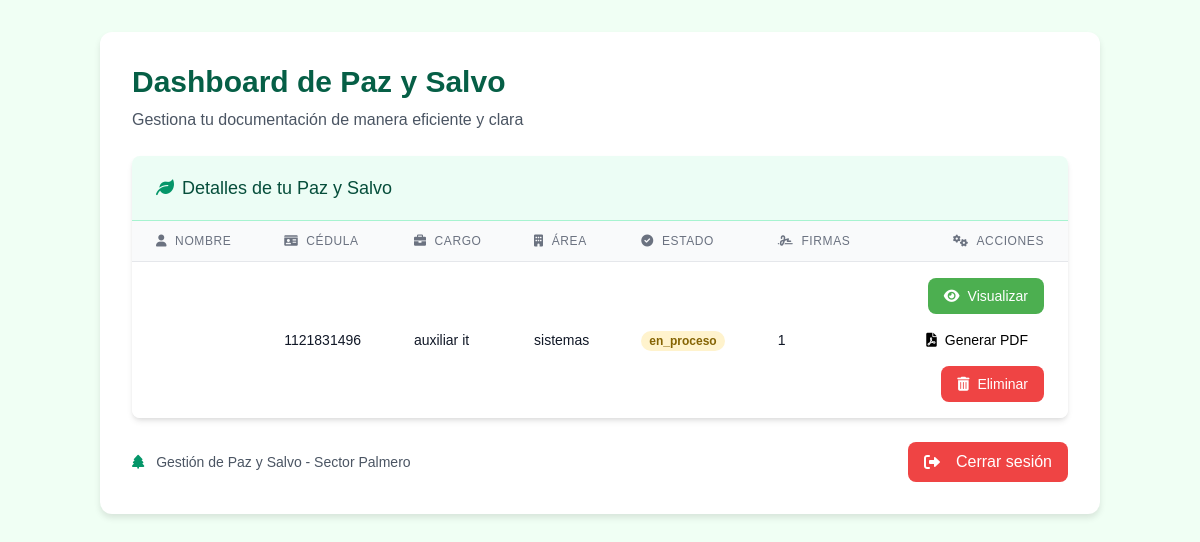
The page /poligrow_paz_y_salvo/dashboard.php (signed in) on the database as committed earlier.
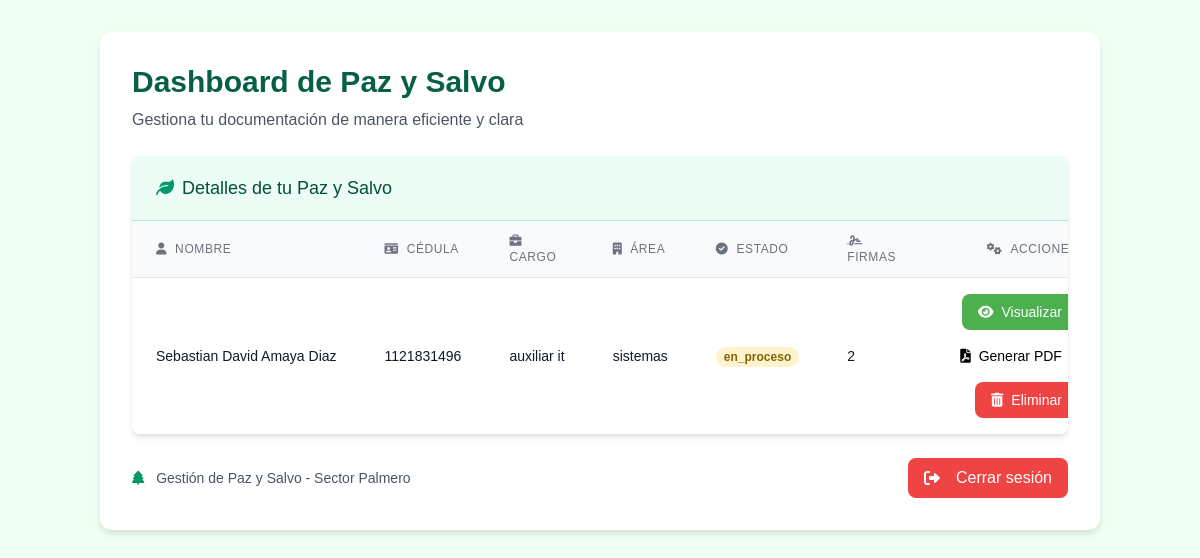
The same page on the database as committed later.
### tables this page shows
CREATE TABLE `paz_y_salvo` (
  `id` int(11) NOT NULL AUTO_INCREMENT,
  `empleado_id` int(11) NOT NULL,
  `estado` enum('pendiente','en_proceso','completado') DEFAULT 'pendiente',
  `created_at` timestamp NOT NULL DEFAULT current_timestamp(),
  `updated_at` timestamp NOT NULL DEFAULT current_timestamp() ON UPDATE current_timestamp(),
  PRIMARY KEY (`id`),
  KEY `empleado_id` (`empleado_id`),
  CONSTRAINT `paz_y_salvo_ibfk_1` FOREIGN KEY (`empleado_id`) REFERENCES `empleados` (`id`) ON DELETE CASCADE
);

CREATE TABLE `empleados` (
  `id` int(11) NOT NULL AUTO_INCREMENT,
  `cedula` varchar(20) NOT NULL,
  `nombres` varchar(255) DEFAULT NULL,
  `apellidos` varchar(255) DEFAULT NULL,
  `cargo` varchar(255) NOT NULL,
  `area` varchar(255) NOT NULL,
  `password` varchar(255) NOT NULL,
  `es_admin` tinyint(1) DEFAULT 0,
  `fecha_ingreso` date DEFAULT NULL,
  `fecha_retiro` date DEFAULT NULL,
  `motivo_retiro` varchar(100) DEFAULT NULL,
  `created_at` timestamp NOT NULL DEFAULT current_timestamp(),
  `updated_at` timestamp NOT NULL DEFAULT current_timestamp() ON UPDATE current_timestamp(),
  PRIMARY KEY (`id`),
  UNIQUE KEY `cedula` (`cedula`),
  KEY `idx_empleados_cedula` (`cedula`)
);

### poligrow_paz_y_salvo/includes/database.php (called while the page is built, shortened)
<?php
class DatabaseConfig {
    private static $instance = null;
    public static function getConnection() {
        if (self::$instance === null) {
            self::$instance = new mysqli(
                self::DB_HOST,
                self::DB_USER,
                self::DB_PASS,
                self::DB_NAME
            );
            self::$instance->set_charset("utf8");
        }
        return self::$instance;
    }
}
?>

### poligrow_paz_y_salvo/dashboard.php (the view, shortened to what this page needs)
<?php
$usuario_id = $_SESSION['user_id'];
$stmt = DatabaseConfig::getConnection()->prepare("
    SELECT e.id AS empleado_id, e.nombres, e.apellidos, e.cedula AS documento, e.area, e.cargo, p.estado, p.id AS paz_y_salvo_id
    FROM empleados e
    INNER JOIN paz_y_salvo p ON e.id = p.empleado_id
    WHERE e.id = ?
");
$stmt->bind_param("i", $usuario_id);
$stmt->execute();
$result = $stmt->get_result();
$paz_y_salvo = $result->fetch_assoc();
if ($paz_y_salvo) {
  $stmt = DatabaseConfig::getConnection()->prepare("SELECT COUNT(*) FROM firmas WHERE paz_y_salvo_id = ?");
  $stmt->bind_param("i", $paz_y_salvo['paz_y_salvo_id']);
  $stmt->execute();
  $stmt->bind_result($num_firmas);
}
?>
<!DOCTYPE html>
<html lang="es">
<head>
    <link href="https://cdn.jsdelivr.net/npm/tailwindcss@2.2.19/dist/tailwind.min.css" rel="stylesheet">
    <link href="https://cdnjs.cloudflare.com/ajax/libs/font-awesome/6.0.0-beta3/css/all.min.css" rel="stylesheet">
    <link href="css/style.css" rel="stylesheet">
</head>
<body>
    <div class="container">
        <div class="mb-6">
            <h1 class="text-3xl font-bold text-green-800 mb-2">Dashboard de Paz y Salvo</h1>
            <p class="text-gray-600">Gestiona tu documentación de manera eficiente y clara</p>
        </div>
        <div class="bg-white shadow-md rounded-lg overflow-hidden">
            <div class="px-4 py-5 sm:px-6 bg-green-50 border-b border-green-200">
                <h3 class="text-lg leading-6 font-medium text-green-900">
                    <i class="fas fa-leaf text-green-600 mr-2"></i>Detalles de tu Paz y Salvo
                </h3>
            </div>
            <table class="min-w-full divide-y divide-gray-200">
                <thead class="bg-gray-50">
                    <tr>
                        <th class="px-6 py-3 text-left text-xs font-medium text-gray-500 uppercase tracking-wider">
                            <i class="fas fa-user mr-2"></i>Nombre
                        </th>
                        <th class="px-6 py-3 text-left text-xs font-medium text-gray-500 uppercase tracking-wider">
                            <i class="fas fa-id-card mr-2"></i>Cédula
                        </th>
                        <th class="px-6 py-3 text-left text-xs font-medium text-gray-500 uppercase tracking-wider">
                            <i class="fas fa-briefcase mr-2"></i>Cargo
                        </th>
                        <th class="px-6 py-3 text-left text-xs font-medium text-gray-500 uppercase tracking-wider">
                            <i class="fas fa-building mr-2"></i>Área
                        </th>
                        <th class="px-6 py-3 text-left text-xs font-medium text-gray-500 uppercase tracking-wider">
                            <i class="fas fa-check-circle mr-2"></i>Estado
                        </th>
                        <th class="px-6 py-3 text-left text-xs font-medium text-gray-500 uppercase tracking-wider">
                            <i class="fas fa-signature mr-2"></i>Firmas
                        </th>
                        <th class="px-6 py-3 text-right text-xs font-medium text-gray-500 uppercase tracking-wider">
                            <i class="fas fa-cogs mr-2"></i>Acciones
                        </th>
                    </tr>
                </thead>
                <tbody class="bg-white divide-y divide-gray-200">
                    <?php if ($paz_y_salvo): ?>
                    <tr>
                        <td class="px-6 py-4 whitespace-nowrap">
                            <div class="text-sm text-gray-900"><?php echo htmlspecialchars($paz_y_salvo['nombres'] . ' ' . $paz_y_salvo['apellidos']); ?></div>
                        </td>
                        <td class="px-6 py-4 whitespace-nowrap">
                            <div class="text-sm text-gray-900"><?php echo htmlspecialchars($paz_y_salvo['documento']); ?></div>
                        </td>
                        <td class="px-6 py-4 whitespace-nowrap">
                            <div class="text-sm text-gray-900"><?php echo htmlspecialchars($paz_y_salvo['cargo']); ?></div>
                        </td>
                        <td class="px-6 py-4 whitespace-nowrap">
                            <div class="text-sm text-gray-900"><?php echo htmlspecialchars($paz_y_salvo['area']); ?></div>
                        </td>
                        <td class="px-6 py-4 whitespace-nowrap">
                            <span class="px-2 inline-flex text-xs leading-5 font-semibold rounded-full
                            <?php echo ($paz_y_salvo['estado'] === 'completado') ? 'status-completed' : 'status-pending'; ?>">
                                <?php echo htmlspecialchars($paz_y_salvo['estado']); ?>
                            </span>
                        </td>
                        <td class="px-6 py-4 whitespace-nowrap">
                            <div class="text-sm text-gray-900"><?php echo $num_firmas; ?></div>
                        </td>
                        <td class="px-6 py-4 whitespace-nowrap text-right text-sm font-medium">
                            <div class="flex flex-col items-end space-y-2"> <div class="flex flex-col items-end space-y-2">
                                <a href="visualizar_paz_y_salvo.php?empleado_id=<?php echo $paz_y_salvo['empleado_id']; ?>"
                                   class="btn btn-secondary">
                                    <i class="fas fa-eye"></i> Visualizar
                                </a>
                                <a href="generar_pdf.php?empleado_id=<?php echo $paz_y_salvo['empleado_id']; ?>" class="btn btn-success">
                                    <i class="fas fa-file-pdf"></i> Generar PDF
                                </a>
                                <a href="#" onclick="confirmarEliminar(<?php echo $paz_y_salvo['empleado_id']; ?>)"
                                   class="btn btn-danger">
                                    <i class="fas fa-trash-alt"></i> Eliminar
                                </a>
                            </div>
                        </td>
                    </tr>
                    <?php endif; ?>
                </tbody>
            </table>
        </div>
        <div class="mt-6 flex justify-between items-center">
            <div class="text-sm text-gray-600">
                <i class="fas fa-tree text-green-600 mr-2"></i>
                Gestión de Paz y Salvo - Sector Palmero
            </div>
            <button onclick="confirmarCerrarSesion()" class="btn btn-danger">
                <i class="fas fa-sign-out-alt mr-2"></i>Cerrar sesión
            </button>
        </div>
    </div>
</body>
</html>

### poligrow_paz_y_salvo/css/style.css (style rules this page uses)
body { background-color: #f0f4f8; font-family: 'Arial', sans-serif; }
.container { background-color: #ffffff; border-radius: 12px; box-shadow: 0 4px 6px rgba(0, 0, 0, 0.1); padding: 2rem; margin: 2rem auto; max-width: 1000px; }
.status-pending { background-color: #fef3c7; color: #92400e; }
.btn { display: inline-flex; align-items: center; gap: 0.5rem; padding: 0.5rem 1rem; border-radius: 0.5rem; transition: all 0.3s ease; }
.btn-secondary { background-color: #3b82f6; color: white; }
.btn-danger { background-color: #ef4444; color: white; }
:root { --primary-green: #2E8B57; --secondary-green: #228B22; --light-green: #90EE90; --background-green: #F0FFF4; }
body { background-color: var(--background-green); font-family: 'Arial', sans-serif; }
.status-pending { background-color: #FFF3CD; color: #856404; }
.btn-secondary { background-color: #4CAF50; color: white; transition: all 0.3s ease; }

Rows that differ between the two databases and show on the page:
removed paz_y_salvo: empleado.cedula "1121831496", empleado.cargo "auxiliar it", empleado.area "sistemas", estado "en_proceso"
added paz_y_salvo: empleado.apellidos "Sebastian David Amaya Diaz", empleado.cedula "1121831496", empleado.cargo "auxiliar it", empleado.area "sistemas", estado "en_proceso"
Other text that changed with them:
$num_firmas: "1" → "2"
